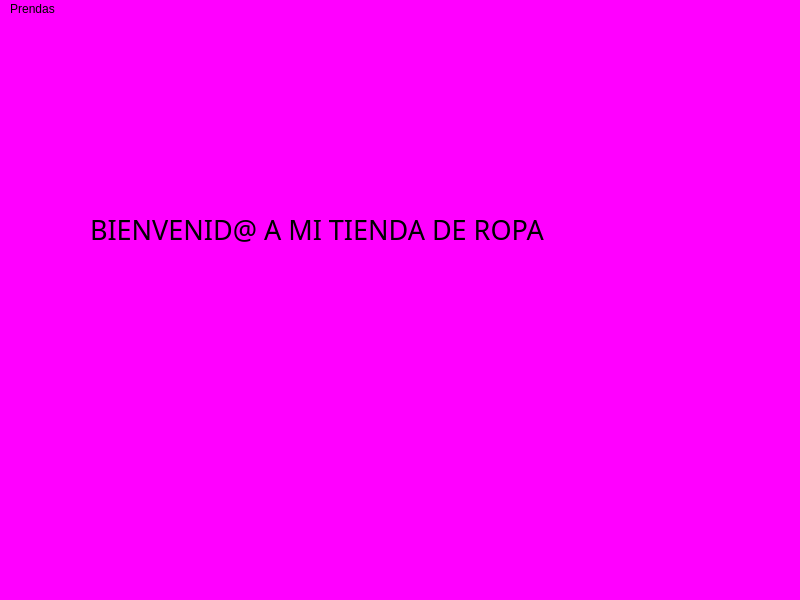
<?xml version="1.0" encoding="UTF-8"?>
<ui version="4.0">
 <class>MainWindow</class>
 <widget class="QMainWindow" name="MainWindow">
  <property name="geometry">
   <rect>
    <x>0</x>
    <y>0</y>
    <width>800</width>
    <height>600</height>
   </rect>
  </property>
  <property name="windowTitle">
   <string>MainWindow</string>
  </property>
  <property name="styleSheet">
   <string notr="true">background-color: rgb(255, 0, 255);
font: 16pt &quot;MV Boli&quot;;
font: 12pt &quot;Curlz MT&quot;;</string>
  </property>
  <widget class="QWidget" name="centralwidget">
   <widget class="QLabel" name="label">
    <property name="geometry">
     <rect>
      <x>90</x>
      <y>70</y>
      <width>611</width>
      <height>281</height>
     </rect>
    </property>
    <property name="font">
     <font>
      <family>MV Boli</family>
      <pointsize>20</pointsize>
      <weight>50</weight>
      <italic>false</italic>
      <bold>false</bold>
     </font>
    </property>
    <property name="styleSheet">
     <string notr="true">font: 20pt &quot;MV Boli&quot;;</string>
    </property>
    <property name="text">
     <string>BIENVENID@ A MI TIENDA DE ROPA</string>
    </property>
   </widget>
  </widget>
  <widget class="QMenuBar" name="menubar">
   <property name="geometry">
    <rect>
     <x>0</x>
     <y>0</y>
     <width>800</width>
     <height>33</height>
    </rect>
   </property>
   <widget class="QMenu" name="menuPrendas">
    <property name="title">
     <string>Prendas</string>
    </property>
    <addaction name="submenu_insertar_prenda"/>
    <addaction name="submenu_listar_prendas"/>
    <addaction name="submenu_listar_widget_prendas"/>
    <addaction name="submenu_table_widget_prendas"/>
    <addaction name="submenu_inicio"/>
   </widget>
   <addaction name="menuPrendas"/>
  </widget>
  <widget class="QStatusBar" name="statusbar"/>
  <action name="submenu_insertar_prenda">
   <property name="text">
    <string>insertar_prenda</string>
   </property>
  </action>
  <action name="submenu_listar_prendas">
   <property name="text">
    <string>listar_prendas</string>
   </property>
  </action>
  <action name="submenu_inicio">
   <property name="text">
    <string>inicio</string>
   </property>
  </action>
  <action name="submenu_list_widget_prendas">
   <property name="text">
    <string>Listar libros usando list widget</string>
   </property>
  </action>
  <action name="submenu_listar_widget_prendas">
   <property name="text">
    <string>Listar prendas usando List Widget</string>
   </property>
  </action>
  <action name="submenu_table_widget_prendas">
   <property name="text">
    <string>Tabla prendas usando Table Widget</string>
   </property>
  </action>
 </widget>
 <resources/>
 <connections/>
</ui>
